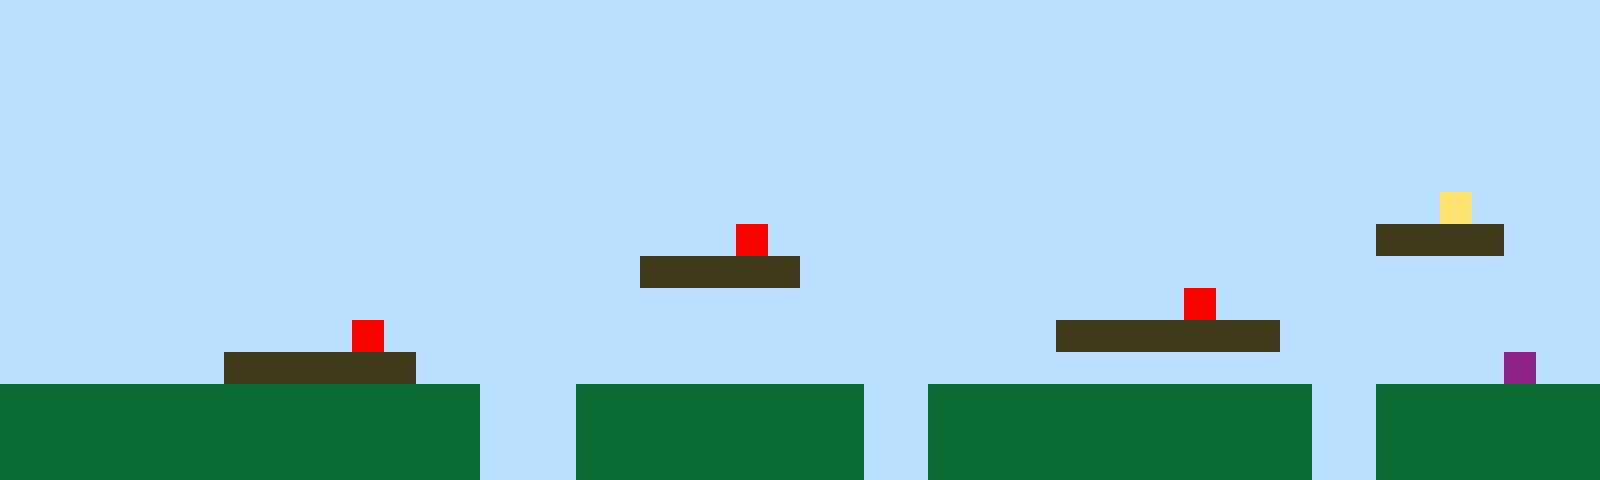

This is a level from a 2D game, rendered from its Tiled map with the project's own tilesets. A one-line summary and the complete map file follow:
An orthogonal 50x15 tile map with 32x32 px tiles, 1 tile layer (Tile Layer 1).

<map version="1.10" tiledversion="1.11.2" orientation="orthogonal" renderorder="right-up" width="50" height="15" tilewidth="32" tileheight="32" infinite="0" nextlayerid="2" nextobjectid="1"><editorsettings><export target="map1.csv" format="csv" /></editorsettings><tileset firstgid="1" name="sprites" tilewidth="32" tileheight="32" tilecount="6" columns="3"><image source="sprites.png" width="96" height="64" /></tileset><layer id="1" name="Tile Layer 1" width="50" height="15"><data encoding="csv">1,1,1,1,1,1,1,1,1,1,1,1,1,1,1,1,1,1,1,1,1,1,1,1,1,1,1,1,1,1,1,1,1,1,1,1,1,1,1,1,1,1,1,1,1,1,1,1,1,1,1,1,1,1,1,1,1,1,1,1,1,1,1,1,1,1,1,1,1,1,1,1,1,1,1,1,1,1,1,1,1,1,1,1,1,1,1,1,1,1,1,1,1,1,1,1,1,1,1,1,1,1,1,1,1,1,1,1,1,1,1,1,1,1,1,1,1,1,1,1,1,1,1,1,1,1,1,1,1,1,1,1,1,1,1,1,1,1,1,1,1,1,1,1,1,1,1,1,1,1,1,1,1,1,1,1,1,1,1,1,1,1,1,1,1,1,1,1,1,1,1,1,1,1,1,1,1,1,1,1,1,1,1,1,1,1,1,1,1,1,1,1,1,1,1,1,1,1,1,1,1,1,1,1,1,1,1,1,1,1,1,1,1,1,1,1,1,1,1,1,1,1,1,1,1,1,1,1,1,1,1,1,1,1,1,1,1,1,1,1,1,1,1,1,1,1,1,1,1,1,1,1,1,1,1,1,1,1,1,1,1,1,1,1,1,1,1,1,1,1,1,1,1,1,1,1,1,1,1,1,1,1,1,1,1,1,1,1,1,1,1,1,1,1,1,1,1,1,1,1,1,1,1,1,1,1,1,1,1,1,1,1,1,1,1,1,1,1,1,1,1,1,1,1,1,1,1,1,1,1,1,1,1,1,1,1,1,1,1,1,1,1,1,1,1,4,1,1,1,1,1,1,1,1,1,1,1,1,1,1,1,1,1,1,1,1,1,1,1,1,1,1,1,5,1,1,1,1,1,1,1,1,1,1,1,1,1,1,1,1,1,1,1,3,3,3,3,1,1,1,1,1,1,1,1,1,1,1,1,1,1,1,1,1,1,1,1,1,1,1,3,3,3,3,3,1,1,1,1,1,1,1,1,1,1,1,1,1,1,1,1,1,1,1,1,1,1,1,1,1,1,1,1,1,1,1,1,1,1,1,1,1,1,1,1,1,1,1,1,1,1,1,1,1,1,1,1,1,1,1,1,1,1,1,1,1,1,5,1,1,1,1,1,1,1,1,1,1,1,1,1,1,1,1,1,1,1,1,1,1,1,5,1,1,1,1,1,1,1,1,1,1,1,1,1,1,1,1,1,1,1,1,1,3,3,3,3,3,3,3,1,1,1,1,1,1,1,1,1,1,1,1,1,1,1,1,1,3,3,3,3,3,3,1,1,1,1,1,1,1,1,1,1,1,1,1,1,1,1,1,1,1,1,1,1,1,1,1,1,1,1,1,1,1,1,1,1,6,1,1,2,2,2,2,2,2,2,2,2,2,2,2,2,2,2,1,1,1,2,2,2,2,2,2,2,2,2,1,1,2,2,2,2,2,2,2,2,2,2,2,2,1,1,2,2,2,2,2,2,2,2,2,2,2,2,2,2,2,2,2,2,2,2,2,2,1,1,1,2,2,2,2,2,2,2,2,2,1,1,2,2,2,2,2,2,2,2,2,2,2,2,1,1,2,2,2,2,2,2,2,2,2,2,2,2,2,2,2,2,2,2,2,2,2,2,1,1,1,2,2,2,2,2,2,2,2,2,1,1,2,2,2,2,2,2,2,2,2,2,2,2,1,1,2,2,2,2,2,2,2</data></layer></map>
